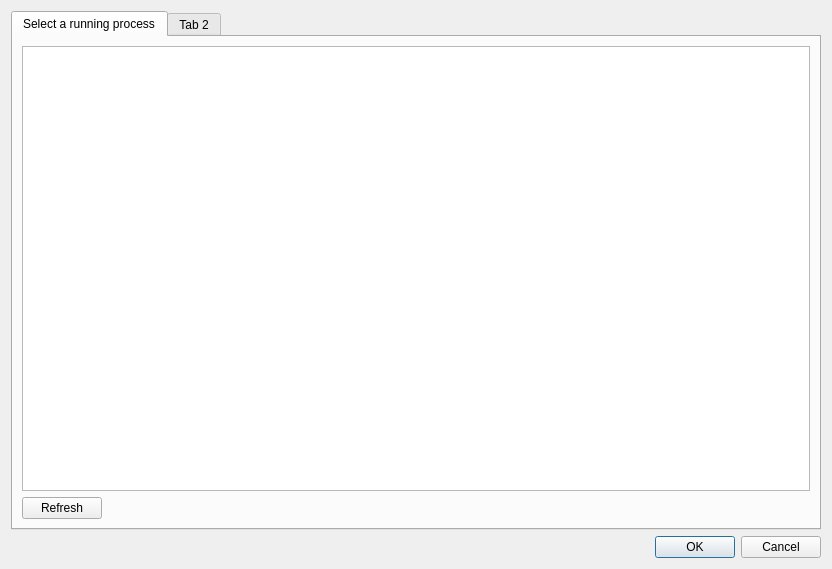
<?xml version="1.0" encoding="UTF-8"?>
<ui version="4.0">
 <class>SelectProcessView</class>
 <widget class="QWidget" name="SelectProcessView">
  <property name="geometry">
   <rect>
    <x>0</x>
    <y>0</y>
    <width>832</width>
    <height>569</height>
   </rect>
  </property>
  <property name="windowTitle">
   <string>Select Process</string>
  </property>
  <layout class="QVBoxLayout" name="verticalLayout">
   <item>
    <widget class="QTabWidget" name="tabWidget">
     <widget class="QWidget" name="tab_runningProcess">
      <attribute name="title">
       <string>Select a running process</string>
      </attribute>
      <layout class="QVBoxLayout" name="verticalLayout_2">
       <item>
        <widget class="QTableWidget" name="tableWidget_selectprocess">
         <property name="editTriggers">
          <set>QAbstractItemView::NoEditTriggers</set>
         </property>
         <property name="selectionMode">
          <enum>QAbstractItemView::SingleSelection</enum>
         </property>
         <property name="selectionBehavior">
          <enum>QAbstractItemView::SelectRows</enum>
         </property>
         <property name="showGrid">
          <bool>false</bool>
         </property>
         <attribute name="horizontalHeaderStretchLastSection">
          <bool>true</bool>
         </attribute>
         <attribute name="verticalHeaderVisible">
          <bool>false</bool>
         </attribute>
         <attribute name="verticalHeaderDefaultSectionSize">
          <number>20</number>
         </attribute>
        </widget>
       </item>
       <item>
        <layout class="QHBoxLayout" name="horizontalLayout_2">
         <item>
          <widget class="QPushButton" name="pushButton_refresh">
           <property name="text">
            <string>Refresh</string>
           </property>
          </widget>
         </item>
         <item>
          <spacer name="horizontalSpacer_2">
           <property name="orientation">
            <enum>Qt::Horizontal</enum>
           </property>
           <property name="sizeHint" stdset="0">
            <size>
             <width>40</width>
             <height>20</height>
            </size>
           </property>
          </spacer>
         </item>
        </layout>
       </item>
      </layout>
     </widget>
     <widget class="QWidget" name="tab_2">
      <attribute name="title">
       <string>Tab 2</string>
      </attribute>
     </widget>
    </widget>
   </item>
   <item>
    <layout class="QHBoxLayout" name="horizontalLayout">
     <item>
      <spacer name="horizontalSpacer">
       <property name="orientation">
        <enum>Qt::Horizontal</enum>
       </property>
       <property name="sizeHint" stdset="0">
        <size>
         <width>40</width>
         <height>20</height>
        </size>
       </property>
      </spacer>
     </item>
     <item>
      <widget class="QDialogButtonBox" name="buttonBox">
       <property name="standardButtons">
        <set>QDialogButtonBox::Cancel|QDialogButtonBox::Ok</set>
       </property>
      </widget>
     </item>
    </layout>
   </item>
  </layout>
 </widget>
 <resources/>
 <connections/>
</ui>
